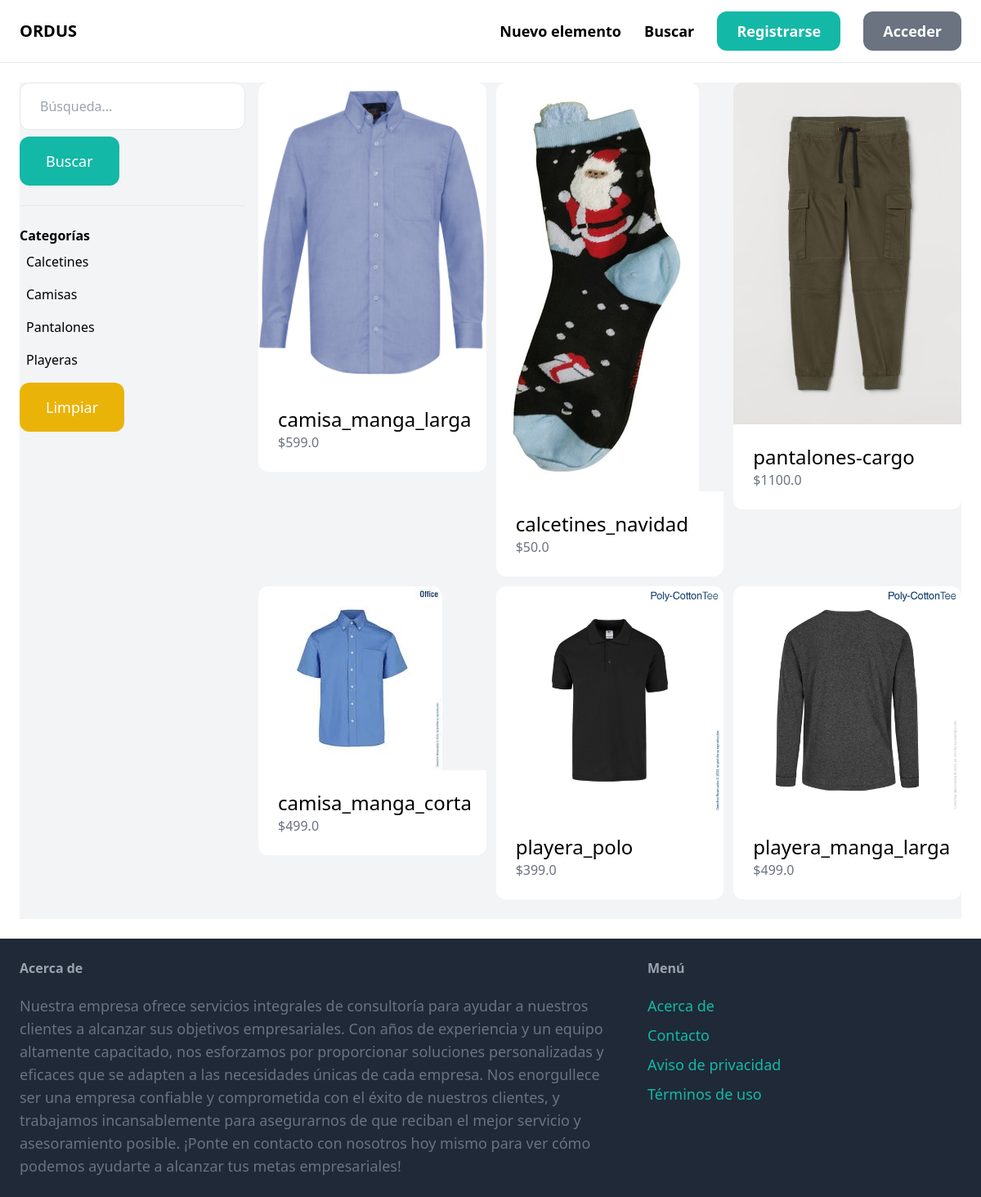
The app's page /items/, older data.
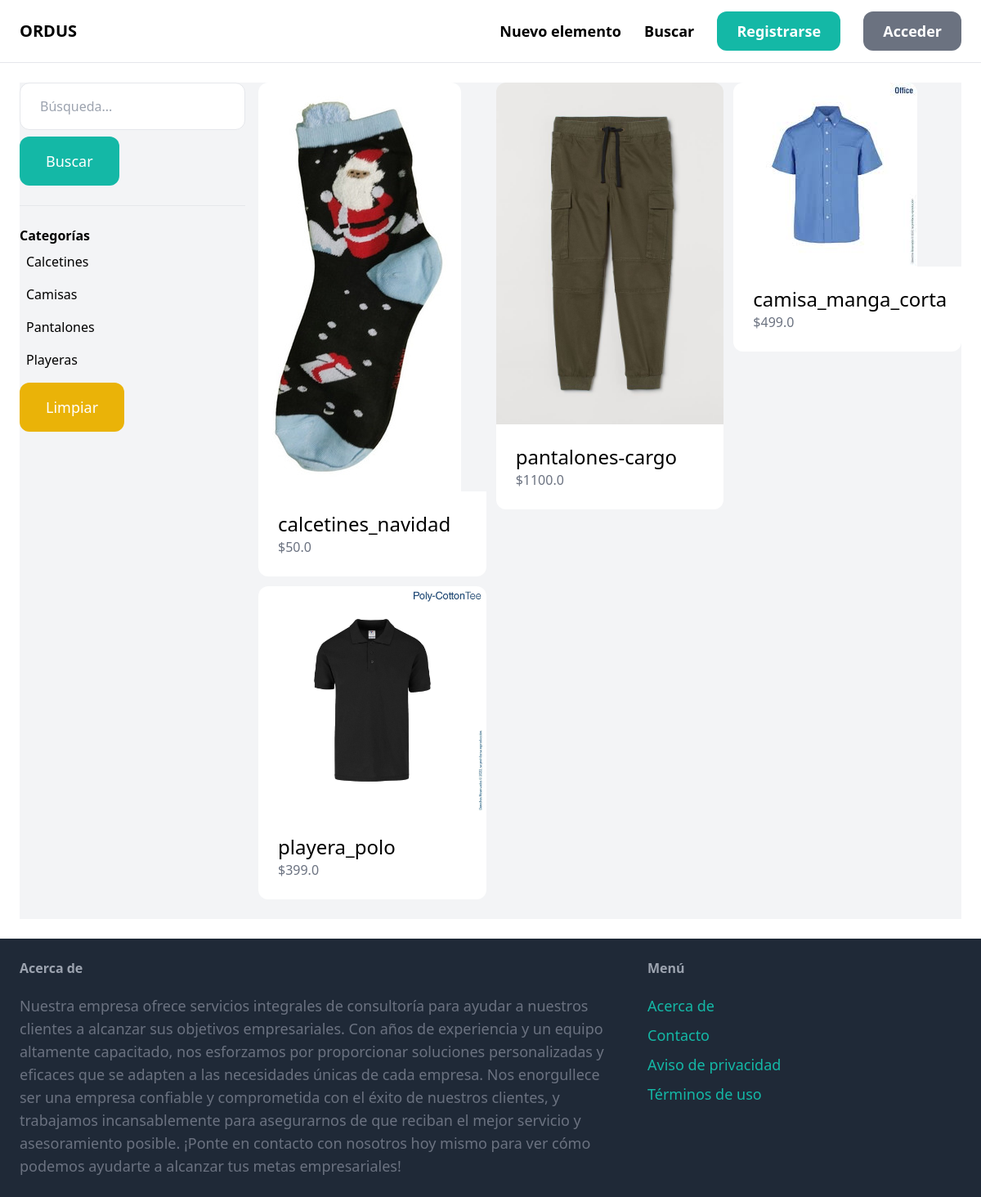
The same page, newer data.
### item/models.py (models this page shows, shortened)
class Category(models.Model):
    name=models.CharField(max_length=255)
    class Meta:
        ordering=('name',)
        verbose_name_plural = 'Categories'

class Item(models.Model):
    category = models.ForeignKey(Category, related_name='items', on_delete=models.CASCADE)
    name = models.CharField(max_length=255)
    description = models.TextField(blank=True, null=True)
    price = models.FloatField()
    image = models.ImageField(upload_to='item_images', blank=True, null=True)
    inventory = models.IntegerField()
    added = models.ForeignKey(User, related_name='items', on_delete=models.CASCADE)
    date = models.DateField()

### item/views.py (the view)
# urls.py: path('', views.items, name='items'),
def items(request):
    query = request.GET.get('query', '')
    categories = Category.objects.all()
    category_id = request.GET.get('category', 0)
    items = Item.objects.filter(inventory__gt=0)
    if category_id:
        items = items.filter(category_id=category_id)
    if query:
        items = items.filter(Q(name__icontains=query) | Q(description__icontains=query))
    return render(request, 'item/items.html', {
        'items': items,
        'query': query,
        'categories': categories,
        'category_id': int(category_id),
    })

### item/templates/item/items.html (shortened to what this page needs)
{% extends 'core/base.html' %}
{% block content %}
    <div class="pb-6 grid grid-cols-4 gap-4 bg-gray-100">
        <div class="col-span-1">
            <form method="det" action="{% url 'item:items' %}">
                <input name="query" class="w-full py-4 px-6 border rounded-xl" type="text" value="{{ query }}" placeholder="Búsqueda...">
                <button class="mt-2 py-4 px-8 text-lg bg-teal-500 text-white rounded-xl">Buscar</button>
            </form>
            <hr class="my-6 ">
            <p class="font-semibold">Categorías</p>
            <ul>
                {% for category in categories %}
                    <li class="py-2 px-2 rounded-xl {% if category.id == category_id %} bg-gray-200 {% endif %}">
                        <a href="{% url 'item:items' %}?query={{ query }}&category={{ category.id }}">{{ category.name }}</a>
                    </li>
                {% endfor %}
            </ul>
            <ul>
                <li><a href="{% url 'item:items' %}" class="mt-2 py-4 px-8 inline-block bg-yellow-500 text-lg rounded-xl text-white">Limpiar</a></li>
            </ul>
        </div>
        <div class="col-span-3">
            <div class="grid grid-cols-3 gap-3">
                {% for item in items %}
                <div>
                    <a href="{% url 'item:detail' item.id %}">
                        <div>
                            <img src="{{ item.image.url }}" class="rounded-t-xl">
                        </div>
                        <div class="p-6 bg-white rounded-b-xl">
                            <h2 class="text-2xl">{{ item.name }}</h2>
                            <p class="text-gray-500">${{ item.price }}</p>
                        </div>
                    </a>
                </div>
                {% endfor %}
            </div>
        </div>
    </div>
{% endblock  %}

### core/templates/core/base.html (shortened to what this page needs)
<!DOCTYPE html>
<html>
    <head>
        <script src="https://cdn.tailwindcss.com"></script>
    </head>
    <body>
        <nav class="px-6 py-6 flex justify-between items-center border-b border-gray-200">
            <a href="/" class="text-xl font-semibold">ORDUS</a>
            <div class="space-x-6">
                <a href="{% url 'item:new' %}" class="text-lg font-semibold hover:text=gray-500">Nuevo elemento</a>
                <a href="{% url 'item:items' %}" class="text-lg font-semibold hover:text=gray-500">Buscar</a>
                {% if request.user.is_authenticated %}
                    <a href="{% url 'conversation:inbox' %}" class="px-6 py-3 text-lg font-semibold bg-teal-500 text-white rounded-xl hover:bg-teal-700">Buzón</a>
                    <a href="{% url 'dashboard:index' %}" class="px-6 py-3 text-lg font-semibold bg-gray-500 text-white rounded-xl hover:bg-gray-700">Panel</a>
                {% else %}
                    <a href="{% url 'core:signup' %}" class="px-6 py-3 text-lg font-semibold bg-teal-500 text-white rounded-xl hover:bg-teal-700">Registrarse</a>
                    <a href="{% url 'core:login' %}" class="px-6 py-3 text-lg font-semibold bg-gray-500 text-white rounded-xl hover:bg-gray-700">Acceder</a>
                {% endif %}
            </div>
        </nav>
        <div class="px-6 py-6">
            {% block content %}
            {% endblock %}
        </div>
        <footer class="px-6 py-6 flex justify-between bg-gray-800">
            <div class="w-2/3 pr-10">
                <h3 class="mb-5 font-semibold text-gray-400">Acerca de</h3>
                <p class="text-lg text-gray-500">
                    Nuestra empresa ofrece servicios integrales de consultoría para ayudar a nuestros clientes a alcanzar sus objetivos empresariales.
                    Con años de experiencia y un equipo altamente capacitado, nos esforzamos por proporcionar soluciones personalizadas y eficaces
                    que se adapten a las necesidades únicas de cada empresa.
                    Nos enorgullece ser una empresa confiable y comprometida con el éxito de nuestros clientes, y trabajamos incansablemente
                    para asegurarnos de que reciban el mejor servicio y asesoramiento posible.
                    ¡Ponte en contacto con nosotros hoy mismo para ver cómo podemos ayudarte a alcanzar tus metas empresariales!
                </p>
            </div>
            <div class="w-1/3">
                <h3 class="mb-5 font-semibold text-gray-400">Menú</h3>
                <ul class="space-y-2">
                    <li><a href="#" class="text-lg text-teal-500 hover:text-teal-700">Acerca de</a></li>
                    <li><a href="{% url 'core:contact' %}" class="text-lg text-teal-500 hover:text-teal-700">Contacto</a></li>
                    <li><a href="#" class="text-lg text-teal-500 hover:text-teal-700">Aviso de privacidad</a></li>
                    <li><a href="#" class="text-lg text-teal-500 hover:text-teal-700">Términos de uso</a></li>
                </ul>
            </div>
        </footer>
    </body>
</html>

Row changes from the older to the newer data that the page shows:
removed Item: image (picture), name "camisa_manga_larga", price "599.0"
removed Item: image (picture), name "playera_manga_larga", price "499.0"
